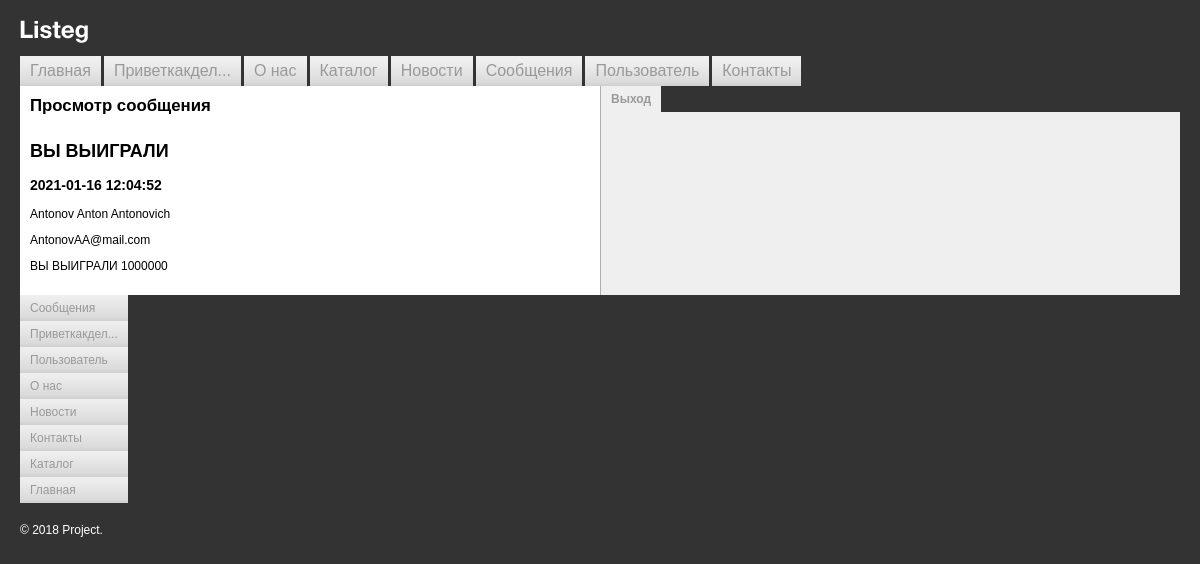
The page /route/posts/view/index.php?id=2 (signed in) on the database its author committed.
### tables this page shows
CREATE TABLE `messages` (
  `id` int(11) NOT NULL AUTO_INCREMENT,
  `text` varchar(255) NOT NULL,
  `header` varchar(15) DEFAULT NULL,
  `datetime` datetime NOT NULL,
  `read_message_flag` int(11) NOT NULL,
  `section_id` int(11) DEFAULT NULL,
  `sender_id` int(11) NOT NULL,
  `recipient_id` int(11) NOT NULL,
  PRIMARY KEY (`id`),
  KEY `sender_id` (`sender_id`),
  KEY `recipient_id` (`recipient_id`),
  KEY `section_id` (`section_id`),
  CONSTRAINT `messages_ibfk_5` FOREIGN KEY (`sender_id`) REFERENCES `users` (`id`) ON DELETE CASCADE ON UPDATE CASCADE,
  CONSTRAINT `messages_ibfk_6` FOREIGN KEY (`recipient_id`) REFERENCES `users` (`id`) ON DELETE CASCADE ON UPDATE CASCADE,
  CONSTRAINT `messages_ibfk_8` FOREIGN KEY (`section_id`) REFERENCES `sections` (`id`)
);

CREATE TABLE `users` (
  `id` int(11) NOT NULL AUTO_INCREMENT,
  `activity_flag` int(1) NOT NULL DEFAULT '0',
  `full_name` varchar(45) NOT NULL,
  `email` varchar(45) NOT NULL,
  `phone` varchar(10) NOT NULL,
  `password` varchar(60) NOT NULL,
  `email_notifications_flag` int(1) NOT NULL DEFAULT '0',
  PRIMARY KEY (`id`)
);

### include/dbConnect.php (called while the page is built, shortened)
<?php
function connect()
{
    static $connection = null;
    if ($connection === null) {
        $connection = mysqli_connect('mysqldb', 'dev', 'dev', 'dev') or die('connection Error');
        mysqli_set_charset($connection, 'utf8');
    }
    return $connection;
}
function getMessage(int $id)
{
    $result = mysqli_query(
        connect(),
        "SELECT m.id, m.header, m.datetime, u.full_name, m.read_message_flag, u.email, m.text
        FROM messages AS m
        LEFT JOIN users AS u ON m.sender_id = u.id
        WHERE m.id = $id"
    );
    return mysqli_fetch_assoc($result);
}

### route/posts/view/index.php (the view, shortened to what this page needs)
<?php
require_once($_SERVER['DOCUMENT_ROOT'] . '/homework/block_3/templates/header.php');
if (isset($_GET) && isset($_GET['id'])) {
    $message = getMessage($_GET['id']);
}
?>
<table width="100%" border="0" cellspacing="0" cellpadding="0">
    <tr>
        <td class="left-collum-index">
            <h1>Просмотр сообщения</h1>
            <table width="100%" border="0" cellspacing="0" cellpadding="0">
                <tr>
                    <td>
                        <h2><?= $message['header'] ?></h2>
                        <h3><?= $message['datetime'] ?></h3>
                        <p><?= $message['full_name'] ?></p>
                        <p><?= $message['email'] ?></p>
                        <p><?= $message['text'] ?></p>
                    </td>
                </tr>
            </table>
        </td>
        <td class="right-collum-index">
            <?php require_once($_SERVER['DOCUMENT_ROOT'] . '/homework/block_3/templates/folders-menu.php') ?>
        </td>
    </tr>
</table>
<?php require_once($_SERVER['DOCUMENT_ROOT'] . '/homework/block_3/templates/footer.php'); ?>

### styles.css (style rules this page uses)
body { background: #333333; padding: 20px; margin: 0; color: #000000; font-family: Arial, Helvetica, sans-serif; font-size: 12px; }
tr td { font-size: 1em; border: none; }
.left-collum-index { background: #ffffff; margin: 0; padding: 10px; width: 50%; vertical-align: top; }
.left-collum-index h1 { font-size: 1.4em; color: #000000; margin: 0 0 10px 0; }
.right-collum-index { background: #efefef; margin: 0; padding: 0; width: 50%; border-left: solid 1px #aeaeae; vertical-align: top; }

### rows shown on the page
messages: header "ВЫ ВЫИГРАЛИ", datetime "2021-01-16 12:04:52", sender.full_name "Antonov Anton Antonovich", sender.email "AntonovAA@mail.com", text "ВЫ ВЫИГРАЛИ 1000000"

### other values the page prints
$titleMenu "Главная"
$titleMenu "Приветкакдел..."
$titleMenu "О нас"
$titleMenu "Каталог"
$titleMenu "Новости"
$titleMenu "Сообщения"
$titleMenu "Пользователь"
$titleMenu "Контакты"
